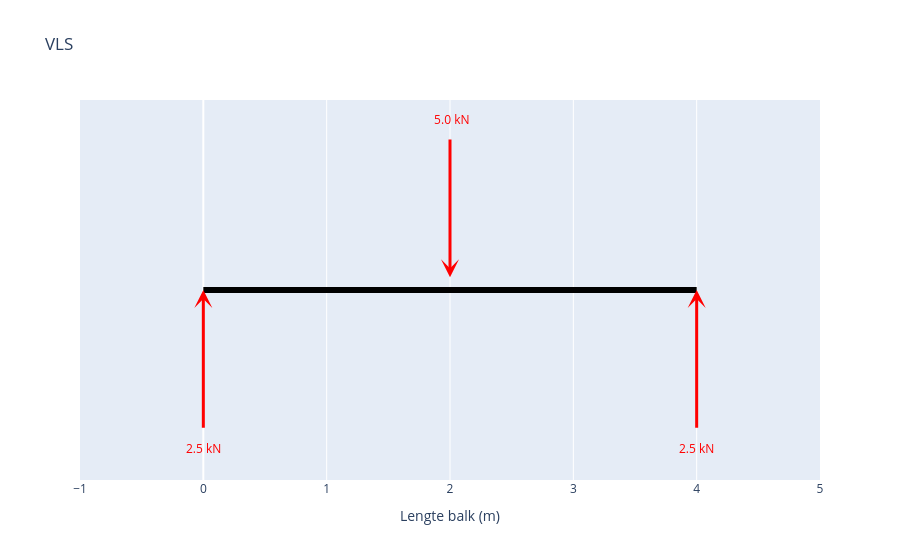

The code cell stored with this chart in its notebook:
### Markdown cell above
## Vrij-Lichaam-Schema

### Code cell
fig_vls = maak_vls_plotly()
fig_vls.show()

### Figure 1 — Plotly figure (JSON) as saved in the notebook; plotly's stock layout.template omitted (floating-point values rounded to 4 significant figures)
{"data": [{"hoverinfo": "skip", "line": {"color": "black", "width": 6}, "mode": "lines", "type": "scatter", "x": [0, 4], "y": [0, 0]}], "layout": {"annotations": [{"arrowcolor": "red", "arrowhead": 3, "arrowsize": 1, "arrowwidth": 3, "ax": 2, "axref": "x", "ay": 1.2, "ayref": "y", "showarrow": true, "text": "", "x": 2, "xref": "x", "y": 0.1, "yref": "y"}, {"font": {"color": "red"}, "showarrow": false, "text": " 5.0 kN", "x": 2, "y": 1.35}, {"arrowcolor": "red", "arrowhead": 3, "arrowsize": 1, "arrowwidth": 3, "ax": 0, "axref": "x", "ay": -1.1, "ayref": "y", "showarrow": true, "text": "", "x": 0, "xref": "x", "y": 0, "yref": "y"}, {"font": {"color": "red"}, "showarrow": false, "text": "2.5 kN", "x": 0, "y": -1.25}, {"arrowcolor": "red", "arrowhead": 3, "arrowsize": 1, "arrowwidth": 3, "ax": 4, "axref": "x", "ay": -1.1, "ayref": "y", "showarrow": true, "text": "", "x": 4, "xref": "x", "y": 0, "yref": "y"}, {"font": {"color": "red"}, "showarrow": false, "text": "2.5 kN", "x": 4, "y": -1.25}], "autosize": true, "showlegend": false, "title": {"text": "VLS"}, "xaxis": {"autorange": false, "dtick": 1, "range": [-1, 5], "title": {"text": "Lengte balk (m)"}, "type": "linear"}, "yaxis": {"autorange": false, "range": [-1.5, 1.5], "showgrid": false, "showticklabels": false, "title": {}, "type": "linear", "zeroline": false}}}
